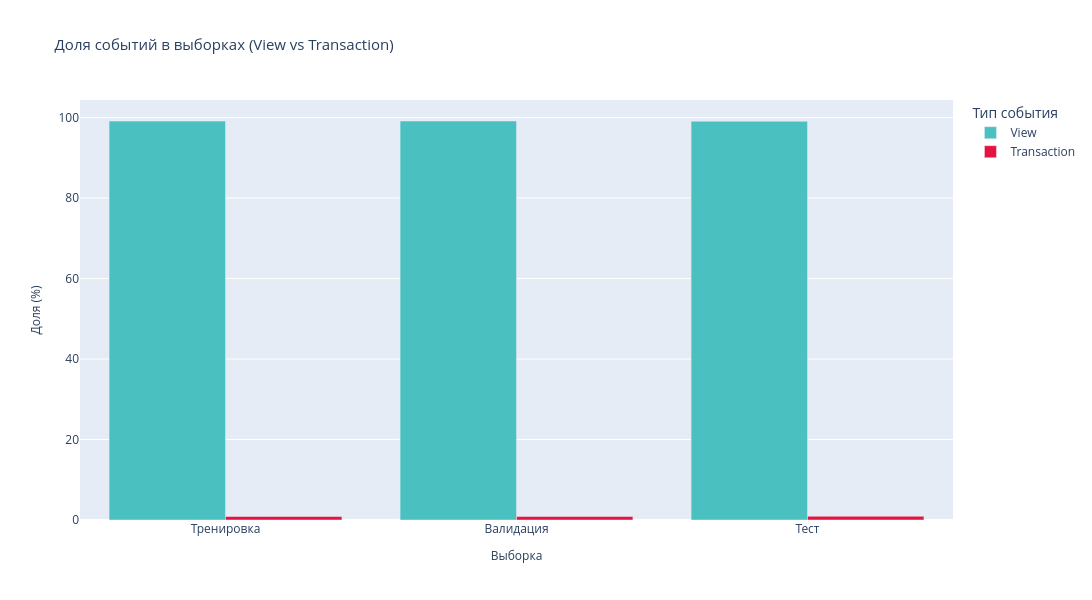

Notebook code for this chart:
### Markdown cell above
Строим график, отображающий долю событий в выборках:

### Code cell
# Рассчитываем доли для каждой выборки
train_shares = calculate_event_shares(train_data, 'Тренировка')
valid_shares = calculate_event_shares(valid_data, 'Валидация')
test_shares = calculate_event_shares(test_data, 'Тест')



# Выделяем значения доли (%) для тренировочной, валидационной и тестовой выборок
train_view = train_shares[train_shares['Тип события'] == 'view']['Доля (%)'][0]
train_transaction = train_shares[train_shares['Тип события'] == 'transaction']['Доля (%)'][1]

valid_view = valid_shares[valid_shares['Тип события'] == 'view']['Доля (%)'][0]
valid_transaction = valid_shares[valid_shares['Тип события'] == 'transaction']['Доля (%)'][1]

test_view = test_shares[test_shares['Тип события'] == 'view']['Доля (%)'][0]
test_transaction = test_shares[test_shares['Тип события'] == 'transaction']['Доля (%)'][1]



# Из полученных данных создаём 'DataFrame'
data = pd.DataFrame(
    {
        'Выборка': ['Тренировка', 'Тренировка', 'Валидация', 'Валидация', 'Тест', 'Тест'],
        'Тип события': ['View', 'Transaction', 'View', 'Transaction', 'View', 'Transaction'],
        'Доля (%)': [train_view, train_transaction, valid_view, valid_transaction, test_view, test_transaction] 
    }
)





# Задаём заглавие для графика
print('\n')
print('-' * 110)
print('==================| Столбчатая диаграмма доли событий в выборках ("View" vs "Transaction") |==================')
print('-' * 110)

# Строим график
fig = px.bar(
    data, 
    x = 'Выборка', 
    y = 'Доля (%)', 
    color = 'Тип события',
    title = 'Доля событий в выборках (View vs Transaction)',
    color_discrete_sequence = ['#4BC0C0', "#E61240"],
    barmode = 'group'
)

# Настраиваем оформление графика
fig.update_layout(
    width = 1200,
    height = 600,
    yaxis_title = 'Доля (%)', 
    xaxis_title = 'Выборка',
    title_font_size = 15,
    xaxis_title_font_size = 12,
    yaxis_title_font_size = 12,
    showlegend = True
)

# Выводим график
fig.show()
print('-' * 110)

### Figure 1 — Plotly figure (JSON) as saved in the notebook; plotly's stock layout.template omitted (floating-point values rounded to 4 significant figures)
{"data": [{"alignmentgroup": "True", "hovertemplate": "Тип события=View<br>Выборка=%{x}<br>Доля (%)=%{y}<extra></extra>", "legendgroup": "View", "marker": {"color": "#4BC0C0", "pattern": {"shape": ""}}, "name": "View", "offsetgroup": "View", "orientation": "v", "showlegend": true, "textposition": "auto", "type": "bar", "x": ["Тренировка", "Валидация", "Тест"], "xaxis": "x", "y": [99.13, 99.14, 99.08], "yaxis": "y"}, {"alignmentgroup": "True", "hovertemplate": "Тип события=Transaction<br>Выборка=%{x}<br>Доля (%)=%{y}<extra></extra>", "legendgroup": "Transaction", "marker": {"color": "#E61240", "pattern": {"shape": ""}}, "name": "Transaction", "offsetgroup": "Transaction", "orientation": "v", "showlegend": true, "textposition": "auto", "type": "bar", "x": ["Тренировка", "Валидация", "Тест"], "xaxis": "x", "y": [0.8676, 0.8587, 0.922], "yaxis": "y"}], "layout": {"barmode": "group", "height": 600, "legend": {"title": {"text": "Тип события"}, "tracegroupgap": 0}, "showlegend": true, "title": {"font": {"size": 15}, "text": "Доля событий в выборках (View vs Transaction)"}, "width": 1200, "xaxis": {"anchor": "y", "domain": [0, 1], "title": {"font": {"size": 12}, "text": "Выборка"}}, "yaxis": {"anchor": "x", "domain": [0, 1], "title": {"font": {"size": 12}, "text": "Доля (%)"}}}}
